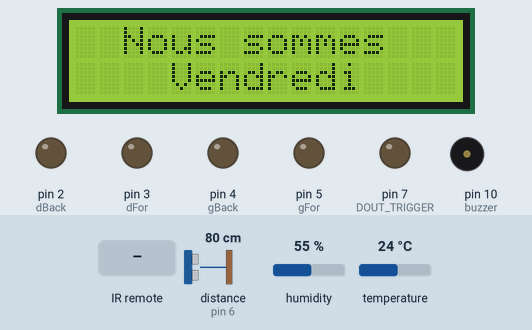
The sketch below on a simulated Arduino Mega 2560, built with avr-gcc and run on an emulated ATmega2560. Parts: 16×2 character LCD, output pins drawn as LEDs (lit = HIGH), buzzer (waves = sounding). The inputs (shaded band) are chosen by the test bench; at power-on: distance to the obstacle (sensor on pin 6) 80 cm, humidity 55 %, temperature 24 °C. The echo pulse lasts 58.3 µs per cm; the local clock reads 2024-03-15 10:24:30 at power-on unless the sketch sets it; random numbers use the default seed unless the sketch sets one; what the sketch prints to the serial monitor is not drawn.

Above: at 1.2 s.
1.3 s: infrared code 0xC26BF044 received
At 6.8 s:
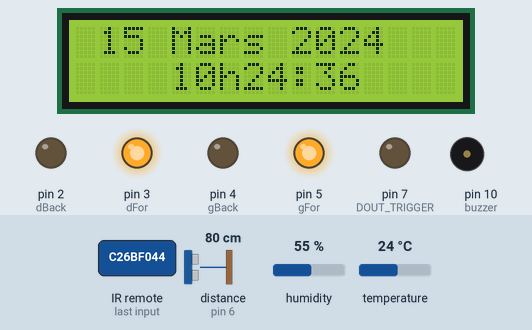
8.5 s: distance to the obstacle (sensor on pin 6) set to 2 cm
At 8.8 s:
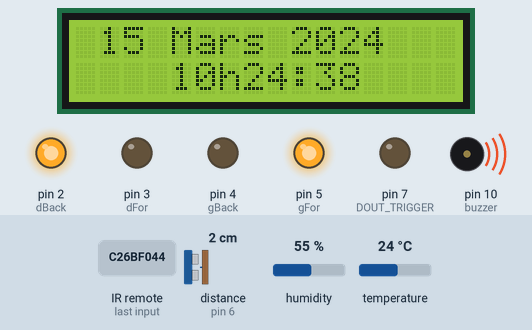
10.7 s: infrared code 0xC4FFB646 received
At 13.7 s:
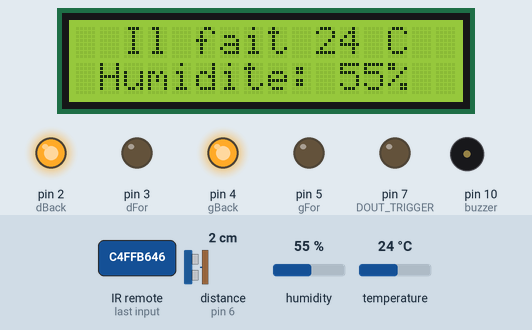
14.5 s: humidity set to 22 %
At 23.0 s:
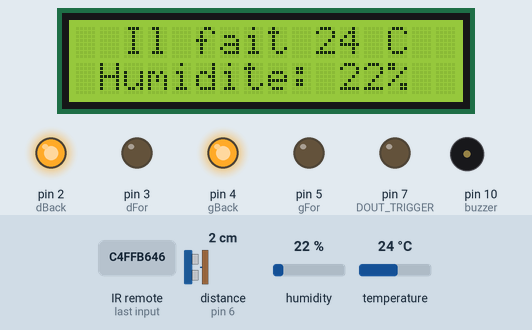
28.5 s: infrared code 0x8AF13528 received
At 32.3 s:
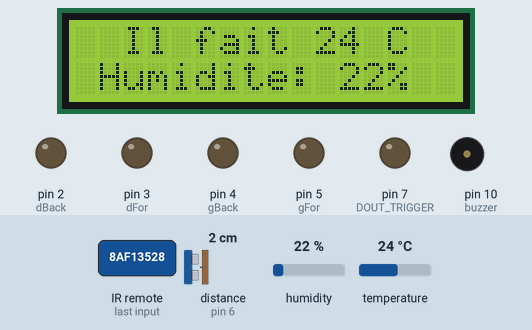
32.5 s: temperature set to 12 °C
At 41.8 s:
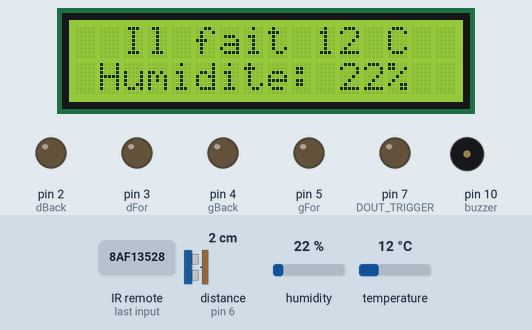
Timing chart, 0 to 43.3 s (numbered marks = the images above; inputs shaded):
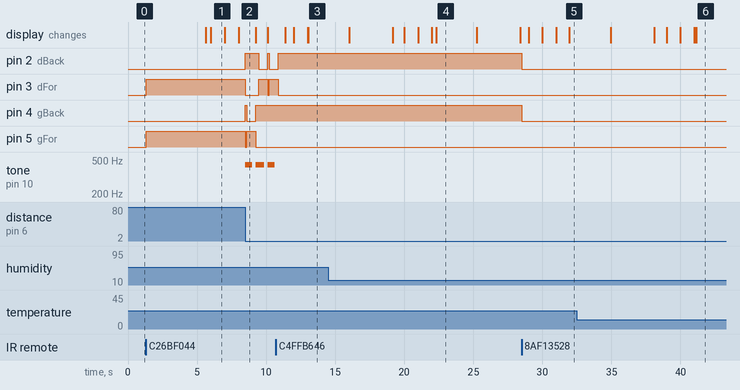

The sketch:

Moteur.ino
```cpp
#include <IRremote.h>
#include <dht11.h>
#define DHT11PIN 9
#include <LiquidCrystal.h>
#include <Wire.h>
#include "RTClib.h"

const int dBack =2;
const int dFor =3;
const int gBack =4;
const int gFor =5;
const int DIN_ECHO = 6;
const int DOUT_TRIGGER = 7;
const int buzzer = 10;
float distance;
int Mode =0;
const int DIN_RECEPTEUR_INFRAROUGE = 8;
IRrecv monRecepteurInfraRouge (DIN_RECEPTEUR_INFRAROUGE);
decode_results messageRecu;
LiquidCrystal lcd(37,35,33,31,29,27);
RTC_DS3231 rtc;
dht11 DHT11;
char daysOfTheWeek[7][12] = {"Dimanche", "Lundi", "Mardi", "Mercredi", "Jeudi", "Vendredi", "Samedi"};
char Months[13][12] = {"","Janv.", "Fev.", "Mars", "Avril", "Mai", "Juin", "Juil.","Aout", "Sept.", "Oct.", "Nov.", "Dec."};
int chrono =0;
int mLCD = 0;
int temp;
int hum;

void setup() {
  Serial.begin(9600);
  pinMode(dFor, OUTPUT);
  pinMode(dBack, OUTPUT);
  pinMode(gFor, OUTPUT);
  pinMode(gBack, OUTPUT);
  pinMode(DOUT_TRIGGER, OUTPUT);
  pinMode(DIN_ECHO, INPUT);
  monRecepteurInfraRouge.enableIRIn();
  monRecepteurInfraRouge.blink13(true);
  pinMode(buzzer, OUTPUT);
  rtc.begin();
  lcd.begin(16,2);
  lcd.clear();
}

void TestObstacle (){
  digitalWrite(DOUT_TRIGGER, LOW);
  delayMicroseconds (2);
  digitalWrite(DOUT_TRIGGER, HIGH);
  delayMicroseconds (10);
  digitalWrite(DOUT_TRIGGER, LOW);
  distance = pulseIn(DIN_ECHO, HIGH) /58.0;
}

void Stop (){
  digitalWrite(dFor, LOW);
  digitalWrite(dBack, LOW);
  digitalWrite(gFor, LOW);
  digitalWrite(gBack, LOW);
}

void Back (){
  digitalWrite(dFor, LOW);
  digitalWrite(dBack, HIGH);
  digitalWrite(gFor, LOW);
  digitalWrite(gBack, HIGH);
}

void Right (){
  digitalWrite(dFor, LOW);
  digitalWrite(dBack, HIGH);
  digitalWrite(gFor, HIGH);
  digitalWrite(gBack, LOW);
}

void Left (){
  digitalWrite(dFor, HIGH);
  digitalWrite(dBack, LOW);
  digitalWrite(gFor, LOW);
  digitalWrite(gBack, HIGH);
}

void Esquive(){
  tone (buzzer, 440, 500);
  Back();
  delay(100);
  if (random(1,3)==1){
    Left ();
    delay(650);
  }
  if (random(1,3)==2){
    Right ();
    delay(650);
  }
}

void For (){
  TestObstacle();
  if (distance > 20.0){
    digitalWrite(dFor, HIGH);
    digitalWrite(dBack, LOW);
    digitalWrite(gFor, HIGH);
    digitalWrite(gBack, LOW);
  }
  if (distance <= 20.0){
    Esquive();
  }
}

void Jour(){
  DateTime now = rtc.now();
  lcd.setCursor(2,0);
  lcd.print ("Nous sommes");
  lcd.setCursor(4,1);
  lcd.print (daysOfTheWeek[now.dayOfTheWeek()]);
}

void Heure(){
  DateTime now = rtc.now();
  lcd.setCursor(1,0);
  lcd.print(now.day());
  lcd.print(" ");
  lcd.print(Months[now.month()]);
  lcd.print(" ");
  lcd.print(now.year());
  lcd.setCursor(4,1);
  lcd.print(now.hour());
  lcd.print("h");
  lcd.print(now.minute());
  lcd.print(":");
  lcd.print(now.second());
}

void CheckTemp(){
  DHT11.read(DHT11PIN);
  temp=(float)DHT11.temperature;
  hum=(float)DHT11.humidity;
}

void Temp(){
  lcd.setCursor(2,0);
  lcd.print("Il fait ");
  lcd.print((int)temp);
  lcd.print(" C");

  lcd.setCursor(1,1);
  lcd.print("Humidite: ");
  lcd.print((int)hum);
  lcd.print("%");
}

void loop() {
  if (monRecepteurInfraRouge.decode(&messageRecu)){
    // avant
    if (messageRecu.value==0xC26BF044){
      For();
      Mode=1;
    }
    // arrière
    if (messageRecu.value==0xC4FFB646){
      Back();
      Mode=2;
    }
    // droite
    if (messageRecu.value==0x53801EE8){
      Right();
      delay(215);
      if(Mode==0){
        Stop();
      }
      if(Mode==1){
        For();
      }
      if(Mode==2){
        Back();
      }
    }
    // gauche
    if (messageRecu.value==0x758C9D82){
      Left();
      delay(215);
      if(Mode==0){
        Stop();
      }
      if(Mode==1){
        For();
      }
      if(Mode==2){
        Back();
      }
    }
    // STOP
    if (messageRecu.value==0x8AF13528){
      Stop();
      Mode=0;
    }
  delay(500);
  monRecepteurInfraRouge.resume();
  }

  if (chrono>=600){
    chrono = 0;
    lcd.clear();
    mLCD=mLCD+1;
    if(mLCD==2){
      CheckTemp();
    }
    if(mLCD==3){
      mLCD=0;
      Jour();
    }
  }

  if(Mode==0){
    Stop();
  }
  if(Mode==1){
    For();
  }
  if(Mode==2){
    Back();
  }

  if(mLCD==0){
    Jour();
  }
  if(mLCD==1){
    Heure();
  }
  if(mLCD==2){
    Temp();
  }
  chrono = chrono+1;
  Serial.println(chrono);
}
```

Measured:
- after the input at 1.3 s, pin 3 (dFor), pin 5 (gFor): LOW → HIGH at once
- after the input at 8.5 s, pin 2 (dBack): LOW → HIGH at once, → LOW 0.96 s later, → HIGH 0.66 s later, → LOW 0.10 s later; pin 3 (dFor): HIGH → LOW at once, → HIGH 0.96 s later, → LOW 0.66 s later, → HIGH 0.10 s later
- after the input at 28.5 s, pin 2 (dBack), pin 4 (gBack): HIGH → LOW at once
- what the display in image 1 shows lasts 1.0 s, from 6.0 s to 7.0 s
- what the display in image 4 shows lasts 2.9 s, from 22.3 s to 25.2 s
